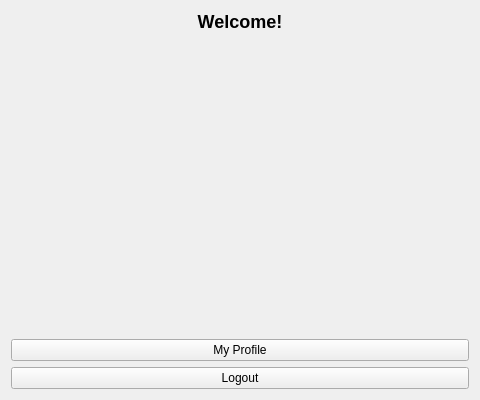
<?xml version="1.0" encoding="UTF-8"?>
<ui version="4.0">
 <class>LockerWindow</class>
 <widget class="QWidget" name="LockerWindow">
  <property name="geometry">
   <rect>
    <x>0</x>
    <y>0</y>
    <width>480</width>
    <height>400</height>
   </rect>
  </property>
  <property name="windowTitle">
   <string>Digital Locker</string>
  </property>
  <layout class="QVBoxLayout" name="verticalLayout">
   <item>
    <widget class="QLabel" name="welcomeLabel">
     <property name="text">
      <string>Welcome!</string>
     </property>
     <property name="alignment">
      <set>Qt::AlignCenter</set>
     </property>
     <property name="styleSheet">
      <string>font-size: 18px; font-weight: bold;</string>
     </property>
    </widget>
   </item>
   <item>
    <spacer name="verticalSpacer">
     <property name="orientation">
      <enum>Qt::Vertical</enum>
     </property>
     <property name="sizeHint" stdset="0">
      <size>
       <width>20</width>
       <height>120</height>
      </size>
     </property>
    </spacer>
   </item>
   <item>
    <widget class="QPushButton" name="profileButton">
     <property name="text">
      <string>My Profile</string>
     </property>
    </widget>
   </item>
   <item>
    <widget class="QPushButton" name="logoutButton">
     <property name="text">
      <string>Logout</string>
     </property>
    </widget>
   </item>
  </layout>
 </widget>
 <resources/>
 <connections/>
</ui>
